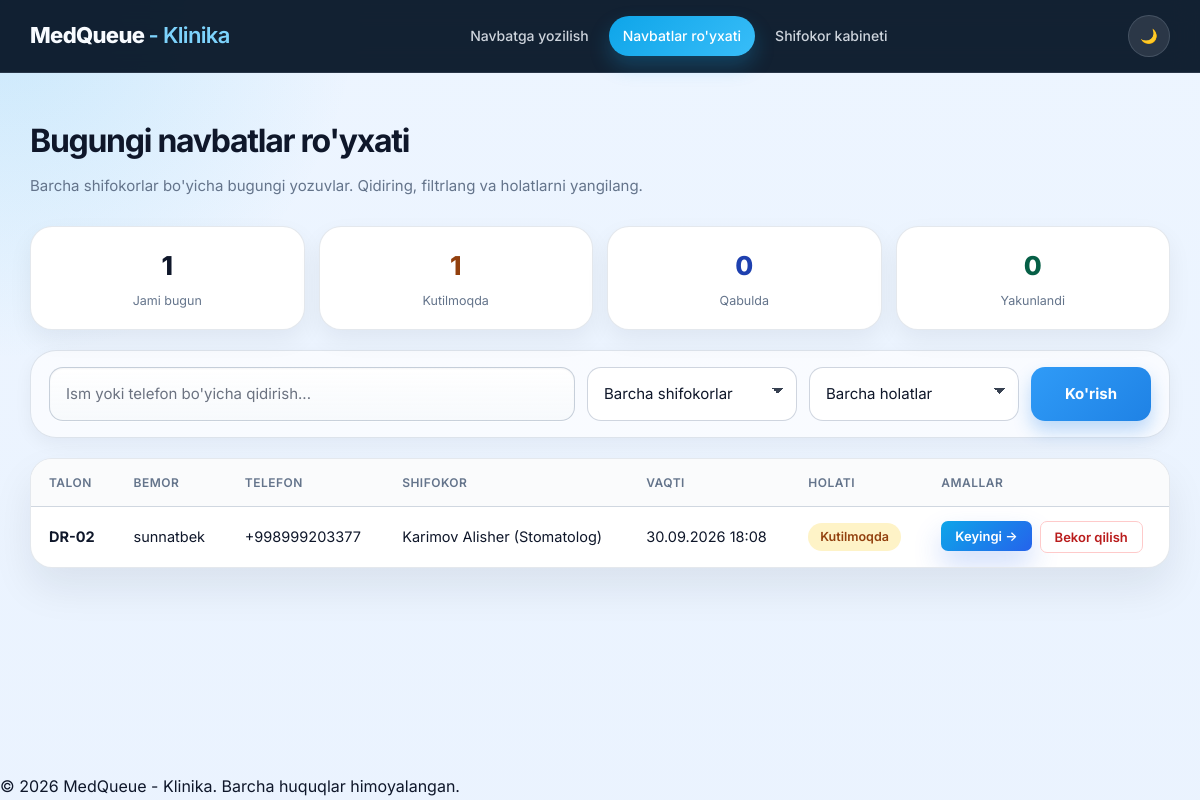
Page /navbatlar/ on the committed database.
### clinic/models.py (models this page shows, shortened)
class Appointment(models.Model):
    class Status(models.TextChoices):
        KUTILMOQDA = "kutilmoqda", "Kutilmoqda"
        QABULDA = "qabulda", "Qabulda"
        YAKUNLANDI = "yakunlandi", "Yakunlandi"
    STATUS_ORDER = [Status.KUTILMOQDA, Status.QABULDA, Status.YAKUNLANDI]
    ticket_number = models.CharField(
        "Talon raqami", max_length=10, unique=True, blank=True, editable=False
    )
    patient_name = models.CharField("Bemor ismi", max_length=100)
    phone_number = models.CharField("Telefon raqami", max_length=20)
    doctor = models.ForeignKey(
        Doctor,
        verbose_name="Shifokor",
        on_delete=models.CASCADE,
        related_name="appointments",
    )
    created_at = models.DateTimeField("Yozilgan vaqti", auto_now_add=True)
    appointment_time = models.DateTimeField(
        "Kirish vaqti",
        default=timezone.now,
        help_text="Bemor tanlagan kelish vaqti",
    )
    status = models.CharField(
        "Holati",
        max_length=20,
        choices=Status.choices,
        default=Status.KUTILMOQDA,
    )
    class Meta:
        verbose_name = "Navbat yozuvi"
        verbose_name_plural = "Navbat yozuvlari"
        ordering = ["appointment_time", "created_at"]

class Doctor(models.Model):
    class Specialty(models.TextChoices):
        STOMATOLOG = "stomatolog", "Stomatolog"
        TERAPEVT = "terapevt", "Terapevt"
        KARDIOLOG = "kardiolog", "Kardiolog"
        PEDIATR = "pediatr", "Pediatr"
    user = models.OneToOneField(
        settings.AUTH_USER_MODEL,
        verbose_name="Foydalanuvchi hisobi",
        on_delete=models.SET_NULL,
        null=True,
        blank=True,
        related_name="doctor_profile",
    )
    first_name = models.CharField("Ism", max_length=100)
    last_name = models.CharField("Familiya", max_length=100)
    specialty = models.CharField(
        "Mutaxassislik",
        max_length=20,
        choices=Specialty.choices,
        default=Specialty.TERAPEVT,
    )
    room_number = models.PositiveSmallIntegerField("Xona raqami")
    phone_number = models.CharField("Telefon raqami", max_length=20)
    class Meta:
        verbose_name = "Shifokor"
        verbose_name_plural = "Shifokorlar"
        ordering = ["last_name", "first_name"]
    def __str__(self):
        return f"{self.last_name} {self.first_name} ({self.get_specialty_display()})"

### clinic/views.py (the view)
# urls.py: path("navbatlar/", queue_view, name="queue"),
def queue_view(request):
    bugungilar = Appointment.objects.all().select_related("doctor")
    tanlangan_shifokor = request.GET.get("doctor", "")
    tanlangan_holat = request.GET.get("status", "")
    qidiruv = request.GET.get("q", "").strip()
    appointments = bugungilar
    if tanlangan_shifokor:
        appointments = appointments.filter(doctor_id=tanlangan_shifokor)
    if tanlangan_holat:
        appointments = appointments.filter(status=tanlangan_holat)
    if qidiruv:
        appointments = appointments.filter(
            Q(patient_name__icontains=qidiruv) | Q(phone_number__icontains=qidiruv)
        )
    appointments = appointments.order_by("appointment_time", "created_at")
    context = {
        "appointments": appointments,
        "doctors": Doctor.objects.all(),
        "statistika": bugungi_statistika(bugungilar),
        "tanlangan_shifokor": tanlangan_shifokor,
        "tanlangan_holat": tanlangan_holat,
        "qidiruv": qidiruv,
    }
    return render(request, "clinic/queue.html", context)

### clinic/views.py (called while the page is built)
def bugungi_statistika(appointments_qs):
    return {
        "jami": appointments_qs.count(),
        "kutilmoqda": appointments_qs.filter(status=Appointment.Status.KUTILMOQDA).count(),
        "qabulda": appointments_qs.filter(status=Appointment.Status.QABULDA).count(),
        "yakunlandi": appointments_qs.filter(status=Appointment.Status.YAKUNLANDI).count(),
    }

### templates/clinic/queue.html (shortened to what this page needs)
{% extends "base.html" %}
{% block content %}
    <h1 class="sahifa-sarlavha">Bugungi navbatlar ro'yxati</h1>
    <p class="sahifa-subtitr">Barcha shifokorlar bo'yicha bugungi yozuvlar. Qidiring, filtrlang va holatlarni yangilang.</p>
    <div class="statistika-qatori">
        <div class="stat-karta">
            <span class="stat-son">{{ statistika.jami }}</span>
            <span class="stat-yorliq">Jami bugun</span>
        </div>
        <div class="stat-karta stat-kutilmoqda">
            <span class="stat-son">{{ statistika.kutilmoqda }}</span>
            <span class="stat-yorliq">Kutilmoqda</span>
        </div>
        <div class="stat-karta stat-qabulda">
            <span class="stat-son">{{ statistika.qabulda }}</span>
            <span class="stat-yorliq">Qabulda</span>
        </div>
        <div class="stat-karta stat-yakunlandi">
            <span class="stat-son">{{ statistika.yakunlandi }}</span>
            <span class="stat-yorliq">Yakunlandi</span>
        </div>
    </div>
    <form method="get" class="karta filtr-forma">
        <div class="filtr-qatori">
            <input type="text" name="q" value="{{ qidiruv }}" placeholder="Ism yoki telefon bo'yicha qidirish...">
            <select name="doctor">
                <option value="">Barcha shifokorlar</option>
            </select>
            <select name="status">
                <option value="">Barcha holatlar</option>
            </select>
            <button type="submit" class="tugma tugma-asosiy">Ko'rish</button>
        </div>
    </form>
    {% if appointments %}
        <div class="jadval-oynasi">
            <table class="jadval">
                <thead>
                    <tr>
                        <th>Talon</th>
                        <th>Bemor</th>
                        <th>Telefon</th>
                        <th>Shifokor</th>
                        <th>Vaqti</th>
                        <th>Holati</th>
                        <th>Amallar</th>
                    </tr>
                </thead>
                <tbody>
                    {% for yozuv in appointments %}
                        <tr>
                            <td><strong>{{ yozuv.ticket_number }}</strong></td>
                            <td>{{ yozuv.patient_name }}</td>
                            <td>{{ yozuv.phone_number }}</td>
                            <td>{{ yozuv.doctor }}</td>
                            <td>{{ yozuv.appointment_time|date:"d.m.Y H:i" }}</td>
                            <td>
                                <span class="holat holat-{{ yozuv.status }}">{{ yozuv.get_status_display }}</span>
                            </td>
                            <td>
                                <div class="amallar-qatori">
                                    {% if yozuv.status != "yakunlandi" %}
                                        <form method="post" action="{% url 'advance_status' yozuv.pk %}">
                                            <button type="submit" class="tugma tugma-asosiy tugma-kichik">Keyingi →</button>
                                        </form>
                                    {% endif %}
                                    <form method="post" action="{% url 'cancel_appointment' yozuv.pk %}" onsubmit="return confirm('Yozuvni bekor qilishga ishonchingiz komilmi?');">
                                        <button type="submit" class="tugma tugma-xavfli tugma-kichik">Bekor qilish</button>
                                    </form>
                                </div>
                            </td>
                        </tr>
                    {% endfor %}
                </tbody>
            </table>
        </div>
    {% else %}
        <div class="karta bosh-holat">
            <p>Ushbu filtrga mos yozuvlar topilmadi.</p>
        </div>
    {% endif %}
{% endblock %}

### templates/base.html (style rules this page uses)
:root { --asosiy: #0ea5e9; --asosiy-qorongi: #0f172a; --asosiy-och: #e0f2fe; --asosiy-halqa: rgba(14, 165, 233, 0.17); --matn: #0f172a; --kulrang: #64748b; --fon: #edf5ff; --oq: #ffffff; --chegara: rgba(148, 163, 184, 0.25); --radius: 22px; --radius-kichik: 12px; --soya: 0 20px 40px rgba(15, 23, 42, 0.08); --soya-kichik: 0 10px 24px rgba(15, 23, 42, 0.06); --qora: #071627; --yashil: #14b8a6; --input-bg: #f8fbff; --panel-alt: #fafbfc; --nav-bg: rgba(7, 22, 39, 0.95); --nav-text: rgba(226, 232, 240, 0.9); --form-weak: rgba(148, 163, 184, 0.4); }
* { margin: 0; padding: 0; box-sizing: border-box; }
html { scroll-behavior: smooth; }
body { font-family: "Inter", -apple-system, "Segoe UI", Roboto, Arial, sans-serif; background: radial-gradient(circle at top left, rgba(14, 165, 233, 0.16), transparent 25%), linear-gradient(180deg, var(--fon) 0%, color-mix(in srgb, var(--fon) 82%, #dfeafc 18%) 100%); color: var(--matn); line-height: 1.6; min-height: 100vh; display: flex; flex-direction: column; -webkit-font-smoothing: antialiased; transition: background 0.25s ease, color 0.25s ease; }
h1, h2, h3 { font-weight: 700; letter-spacing: -0.03em; }
.sahifa-sarlavha { font-size: 32px; margin-bottom: 8px; letter-spacing: -0.04em; }
.sahifa-subtitr { color: var(--kulrang); font-size: 15px; margin-bottom: 28px; }
.karta { background-color: var(--oq); border: 1px solid var(--chegara); border-radius: var(--radius); box-shadow: var(--soya); padding: 28px; }
.tugma { display: inline-flex; align-items: center; justify-content: center; gap: 6px; padding: 11px 22px; border-radius: var(--radius-kichik); border: none; cursor: pointer; font-size: 14.5px; font-weight: 600; font-family: inherit; text-decoration: none; transition: background-color 0.15s, transform 0.1s, box-shadow 0.15s; }
.tugma-asosiy { background: linear-gradient(135deg, #0ea5e9, #2563eb); color: var(--oq); box-shadow: 0 14px 28px rgba(37, 99, 235, 0.22); }
.tugma-kichik { padding: 7px 14px; font-size: 13px; border-radius: 7px; }
.holat { display: inline-block; padding: 4px 12px; border-radius: 999px; font-size: 12.5px; font-weight: 600; }
.holat-kutilmoqda { background-color: #fef3c7; color: #92400e; }
.jadval-oynasi { overflow-x: auto; background-color: var(--oq); border: 1px solid var(--chegara); border-radius: var(--radius); box-shadow: var(--soya); }
.jadval { width: 100%; border-collapse: collapse; }
.jadval th, .jadval td { text-align: left; padding: 14px 18px; border-bottom: 1px solid var(--chegara); white-space: nowrap; font-size: 14.5px; }
.jadval th { color: var(--kulrang); font-weight: 600; font-size: 12px; text-transform: uppercase; letter-spacing: 0.04em; background-color: var(--panel-alt); }
.jadval tr:last-child td { border-bottom: none; }

### rows in the picture
Appointment: ticket_number "DR-02", patient_name "sunnatbek", phone_number "+998999203377", doctor "Karimov Alisher (Stomatolog)", appointment_time "30.09.2026 18:08", status "Kutilmoqda", shows "Keyingi →"

### other values in the picture
{{ statistika.jami }} "1"
{{ statistika.kutilmoqda }} "1"
{{ statistika.qabulda }} "0"
{{ statistika.yakunlandi }} "0"
